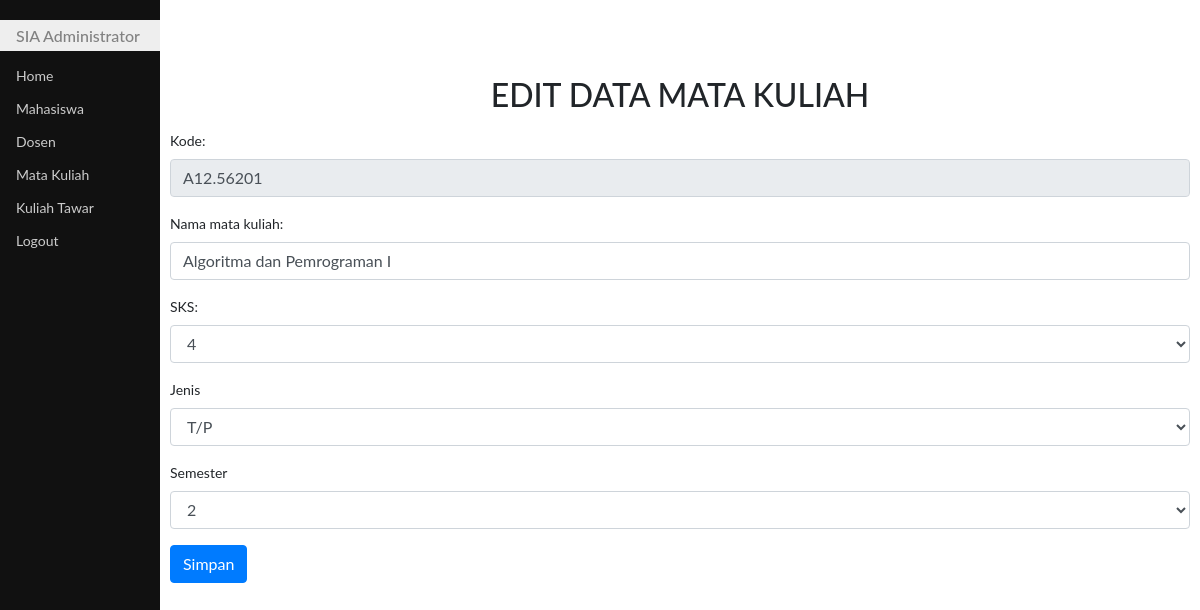
/editMatkul.php?kode=A12.56201, run on the app's committed database.
### tables this page shows
CREATE TABLE `matkul` (
  `idmatkul` char(10) NOT NULL,
  `namamatkul` varchar(50) DEFAULT NULL,
  `sks` int(2) DEFAULT NULL,
  `jns` char(3) DEFAULT NULL,
  `smt` varchar(10) DEFAULT NULL
);

### editMatkul.php (the view, shortened to what this page needs)
<!DOCTYPE html>
<html>
<head>
	<link rel="stylesheet" type="text/css" href="bootstrap4/css/bootstrap.css">
	<link rel="stylesheet" type="text/css" href="css/styleku.css">
</head>
<body>
	<?php
	require "fungsi.php";
	$idmatkul=$_GET['kode'];
	$sql="select * from matkul where idmatkul='$idmatkul'";
	$qry=mysqli_query($koneksi,$sql);
	$row=mysqli_fetch_assoc($qry);
	?>
	<div class="utama">
		<h2 class="mb-3 text-center" style="margin-top: 2cm;">EDIT DATA MATA KULIAH</h2>
			<form enctype="multipart/form-data" method="post" action="sv_editMatkul.php">
				<div class="form-group">
				<label for="idmatkul">Kode:</label>
				<input class="form-control" type="text" name="idmatkul" id="idmatkul" value="<?php echo $row['idmatkul']?>" readonly>
				</div>
				<div class="form-group">
					<label for="nama">Nama mata kuliah:</label>
					<input class="form-control" type="text" name="nama" id="nama" value="<?php echo $row['namamatkul']?>">
				</div>
				<div class="form-group">
					<label for="sks">SKS:</label>
					<select class="form-control" name="sks" id="sks">
					<option value=''>--- pilih ---
					<?php
					for($i=1;$i<=6;$i++){
						if ($i==$row['sks']){
							echo "<option value=$i selected>$i";
						}else{
							echo "<option value=$i>$i";
						}
					}
					?>
					</select>
				</div>
				<div class="form-group">
					<label for="jns">Jenis</label>
					<select class="form-control" name="jns" id="jns">
					<option value=''>--- pilih ---
					<?php
					$arrjns=array('T','P','T/P');
					foreach($arrjns as $jns){
						if ($jns==$row['jns']){
							echo "<option value=$jns selected>$jns";
						}else{
							echo "<option value=$jns>$jns";
						}
					}
					?>
					</select>
				</div>
				<div class="form-group">
					<label for="smt">Semester</label>
					<select class="form-control" name="smt" id="smt">
					<option value=''>--- pilih ---
					<?php
					for($i=1;$i<=8;$i++){
						if ($i==$row['smt']){
							echo "<option value=$i selected>$i";
						}else{
							echo "<option value=$i>$i";
						}
					}
					?>
					</select>
				</div>
				<div>
					<button class="btn btn-primary" type="submit">Simpan</button>
				</div>
			</form>
	</div>
</body>
</html>

### css/styleku.css (style rules this page uses)
body { font-family: "Lato", sans-serif; }
.menusamping { height: 100%; width: 160px; position: fixed; z-index: 1; top: 0; left: 0; background-color: #111; overflow-x: hidden; padding-top: 20px; }
.menusamping a { padding: 6px 8px 6px 16px; text-decoration: none; font-size: 14px; color: #ccc; display: block; }
.menusamping h1 { padding: 6px 8px 6px 16px; text-decoration: none; font-size: 16px; color: #818181; background-color:#eee; display: block; }
.utama { margin-left: 160px; font-size: 14px; padding: 0px 10px; }

### data on the page
matkul: idmatkul "A12.56201", nama "Algoritma dan Pemrograman I", sks "4", jns "T/P", smt "2"
